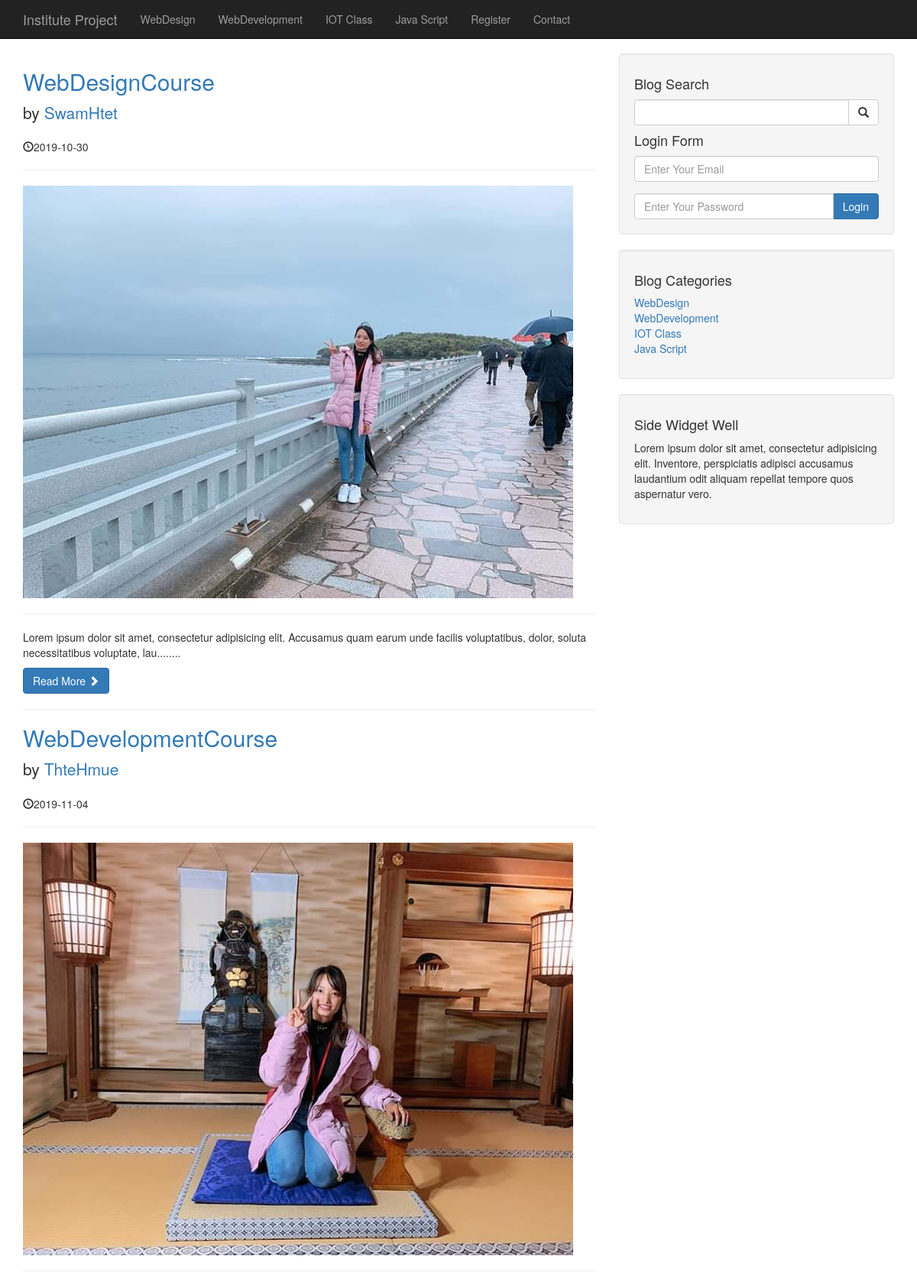
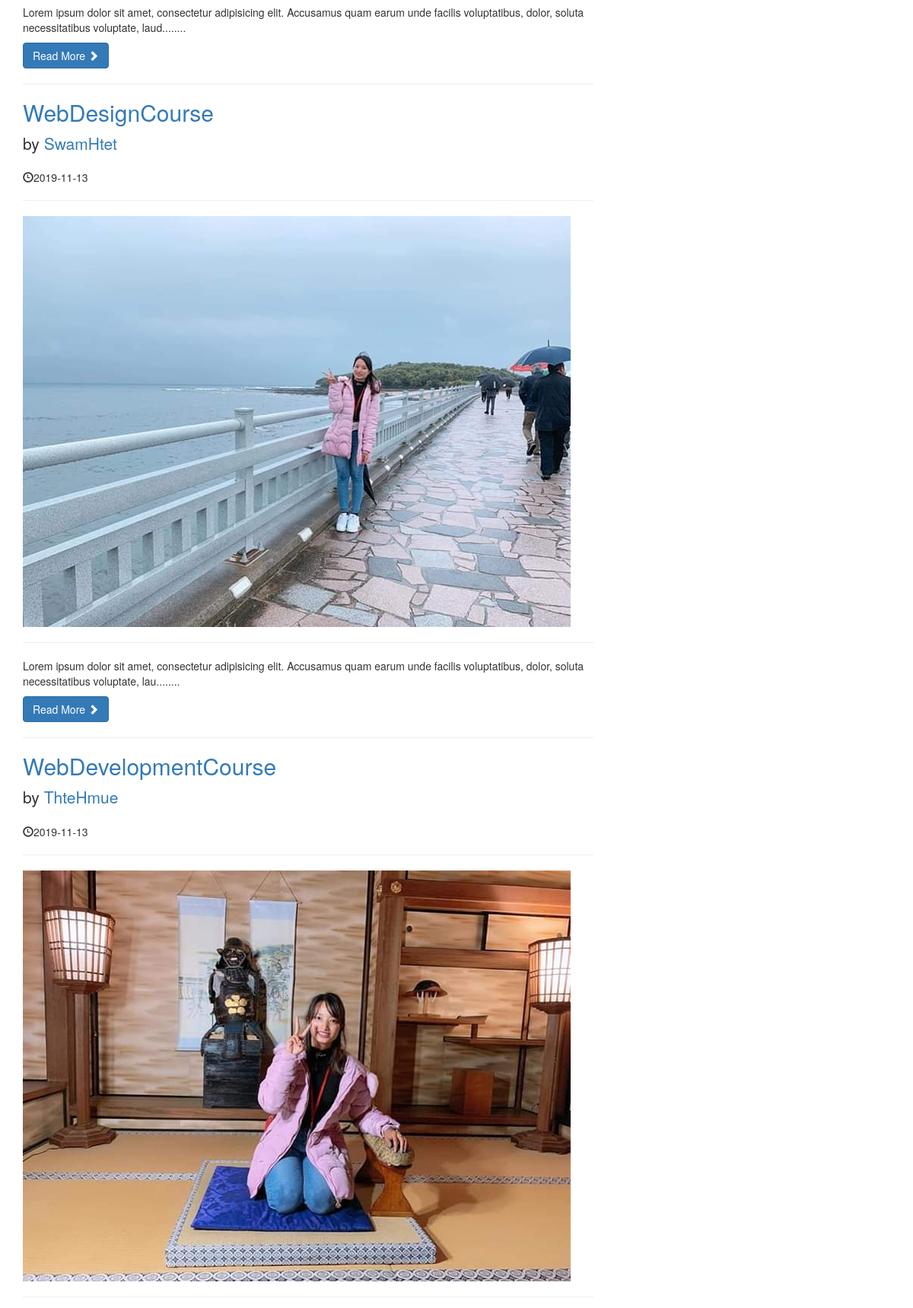
Page /category.php?category_id=2 (upper part) on the committed database (2 pictures, top to bottom).
### tables this page shows
CREATE TABLE `categories` (
  `cat_id` int(11) NOT NULL,
  `cat_title` varchar(255) NOT NULL
);

CREATE TABLE `blogs` (
  `blog_id` int(11) NOT NULL,
  `blog_category_id` int(11) NOT NULL,
  `blog_title` varchar(255) NOT NULL,
  `blog_author` varchar(255) NOT NULL,
  `blog_date` date NOT NULL,
  `blog_image` text NOT NULL,
  `blog_content` text NOT NULL,
  `blog_tag` varchar(255) NOT NULL,
  `blog_comment_count` int(11) NOT NULL,
  `blog_status` varchar(255) NOT NULL,
  `blog_view_count` int(11) NOT NULL
);

### category.php (the view, shortened to what this page needs)
<?php include_once "layout/header.php" ?>
<?php include_once "database.php" ?>
   <?php include_once "layout/navigation.php" ?>
    <div class="container">
        <div class="row">
            <div class="col-md-8">
                <?php
                    if (isset($_GET['category_id'])) {
                        $cat_id = $_GET['category_id'];
                    }else{
                        header('Location:index.php');
                    }
                    $query = "SELECT * FROM blogs WHERE blog_category_id=$cat_id";
                    $result =mysqli_query($connect,$query);
                    while ($row=mysqli_fetch_assoc($result)) {
                        $blog_id = $row['blog_id'];
                        $blog_title = $row['blog_title'];
                        $blog_author= $row['blog_author'];
                        $blog_date= $row['blog_date'];
                        $blog_image= $row['blog_image'];
                        $blog_content=substr($row['blog_content'],0,150) . '........' ;
                 ?>
                <h2>
                    <a href="blog.php?blog_id=<?php echo $blog_id; ?>"><?php echo $blog_title; ?></a>
                </h2>
                <p class="lead">
                    by <a href="index.php"><?php echo $blog_author; ?></a>
                </p>
                <p><span class="glyphicon glyphicon-time"></span><?php echo $blog_date ?></p>
                <hr>
                <a href="blog.php?blog_id=<?php echo $blog_id; ?>"> <img class="img-responsive" src="images/<?php echo $blog_image; ?>" alt=""></a>
                <hr>
                <p><?php echo $blog_content; ?></p>
                <a class="btn btn-primary" href="blog.php?blog_id=<?php echo $blog_id; ?>">Read More <span class="glyphicon glyphicon-chevron-right"></span></a>
                <hr>
                <?php
                    }
                 ?>
            </div>
            <div class="col-md-4">
                <?php include_once "layout/sidebar.php" ?>
            </div>
        </div>
<?php include_once "layout/footer.php" ?>

### layout/navigation.php (shortened to what this page needs)
<nav class="navbar navbar-inverse navbar-fixed-top" role="navigation">
       <div class="container">
           <div class="navbar-header">
               <a class="navbar-brand" href="index.php">Institute Project</a>
           </div>
           <div class="collapse navbar-collapse" id="bs-example-navbar-collapse-1">
               <ul class="nav navbar-nav">
                   <?php
                       $query ="SELECT * FROM categories LIMIT 4";
                       $result = mysqli_query($connect,$query);
                       foreach ($result as $data) {
                       ?>
                       <li>
                           <a href="category.php?category_id=<?php echo $data['cat_id'] ?>"><?php echo $data['cat_title']; ?></a>
                       </li>
                       <?php
                       }
                       ?>
                       <li>
                           <a href="register.php">Register</a>
                       </li>
                        <li>
                           <a href="contact.php">Contact</a>
                       </li>
               </ul>
           </div>
       </div>
   </nav>

### layout/sidebar.php
<div class="well">
    <h4>Blog Search</h4>
    <form action="search.php" method="post">
    <div class="input-group">
        <input type="text" name="search_name" class="form-control">
        <span class="input-group-btn">
            <button type="submit"  name="search" class="btn btn-default">
                <span class="glyphicon glyphicon-search"></span>
        </button>
        </span>
    </div>
    </form>
      <h4>Login Form</h4>
    <form action="layout/login.php" method="post">
        <div class="form-group">
            <input type="email" name="email" class="form-control" placeholder="Enter Your Email">
        </div>
    <div class="input-group">
        <input type="password" name="password" class="form-control" placeholder="Enter Your Password">
        <span class="input-group-btn">
            <button type="submit"  name="login" class="btn btn-primary">Login</button>
        </span>
    </div>
    </form>
</div>
<div class="well">
    <h4>Blog Categories</h4>
    <div class="row">
        <div class="col-lg-6">
            <ul class="list-unstyled">
                <?php
                    $query ="SELECT * FROM categories LIMIT 4";
                    $result = mysqli_query($connect,$query);
                    foreach ($result as $data) {
                ?>
                    <li>
                        <a href="category.php?category_id=<?php echo $data['cat_id'] ?>"><?php echo $data['cat_title']; ?></a>
                    </li>
        <?php
        }
        ?>
            </ul>
        </div>
    </div>
</div>
<div class="well">
    <h4>Side Widget Well</h4>
    <p>Lorem ipsum dolor sit amet, consectetur adipisicing elit. Inventore, perspiciatis adipisci accusamus laudantium odit aliquam repellat tempore quos aspernatur vero.</p>
</div>

### css/blog-home.css (style rules this page uses)
body { padding-top: 70px; }

### rows in the picture
categories: cat_title "WebDesign"
categories: cat_title "WebDevelopment"
categories: cat_title "IOT Class"
categories: cat_title "Java Script"
blogs: blog_title "WebDesignCourse", blog_author "SwamHtet", blog_date "2019-10-30", blog_image (picture), blog_content "Lorem ipsum dolor sit amet, consectetur adipisicing elit. Accusamus quam earum unde facilis voluptatibus, dolor, soluta necessitatibus voluptate, lau........"
blogs: blog_title "WebDevelopmentCourse", blog_author "ThteHmue", blog_date "2019-11-04", blog_image (picture), blog_content "Lorem ipsum dolor sit amet, consectetur adipisicing elit. Accusamus quam earum unde facilis voluptatibus, dolor, soluta necessitatibus voluptate, laud........"
blogs: blog_title "WebDesignCourse", blog_author "SwamHtet", blog_date "2019-11-13", blog_image (picture), blog_content "Lorem ipsum dolor sit amet, consectetur adipisicing elit. Accusamus quam earum unde facilis voluptatibus, dolor, soluta necessitatibus voluptate, lau........"
blogs: blog_title "WebDevelopmentCourse", blog_author "ThteHmue", blog_date "2019-11-13", blog_image (picture)
